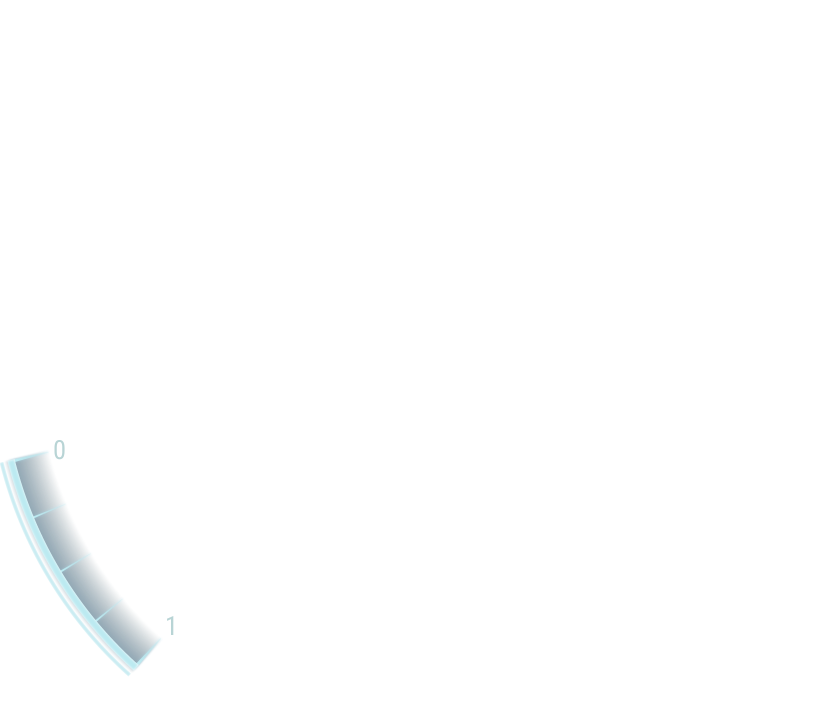
#> input picture Genesis/Gauge/fuel.png, 1674 x 1440 px (shown at 1/2 size); its folder holds 5 pictures in this run
$ python genesis_swap_fuel_labels.py
#> lines starting #> are read from the running program, lines starting #| are printed output that depends on the picture; after the words box and inside, x2 and y2 are one past the last pixel; in counts of white or black regions, pixels touching at a corner belong together
#!/usr/bin/env python3
"""Меняет местами подписи «0» и «1» на шкале топлива (скин Genesis).

На арте дизайнера у начала полосы нарисована «0», у конца — «1». Вместе с
переворотом логики стрелки (`fuelReverse: true` в GenesisSkin.qml) это даёт
нужное чтение шкалы: пустой бак — на «0», полный — на «1».

Скрипт берёт исходник дизайнера `Genesis/Gauge/fuel.png`, вырезает оба знака и
вставляет их навстречу друг другу (по центрам), результат пишет в
`Dashboard/images/genesis/scale_fuel.png`. Исходник не меняется, поэтому скрипт
идемпотентен: сколько раз ни запускай — файл получится один и тот же.

Вернуть исходные подписи: скопировать `Genesis/Gauge/fuel.png` поверх
`Dashboard/images/genesis/scale_fuel.png` и выключить `fuelReverse`.

    python3 tools/genesis_swap_fuel_labels.py
"""

import os
import numpy as np
from PIL import Image

HERE = os.path.dirname(os.path.abspath(__file__))
ROOT = os.path.dirname(HERE)
SRC = os.path.join(ROOT, "Genesis", "Gauge", "fuel.png")
DST = os.path.join(ROOT, "Dashboard", "images", "genesis", "scale_fuel.png")

# Прямоугольники знаков в файле (замер по альфе: у «0» 20×39, у «1» 13×38),
# взяты с полями, чтобы захватить свечение вокруг штрихов.
GLYPH_TOP = (102, 872, 138, 926)       # «0» у начала полосы
GLYPH_BOTTOM = (324, 1222, 356, 1278)  # «1» у конца полосы

ARR = None
ALPHA = None


def content_center(box):
    """Центр непрозрачного содержимого внутри прямоугольника."""
    x0, y0, x1, y1 = box
    sub = ALPHA[y0:y1, x0:x1]
    ys, xs = np.nonzero(sub > 30)
    return (x0 + (xs.min() + xs.max()) / 2, y0 + (ys.min() + ys.max()) / 2)


def cut(box):
    x0, y0, x1, y1 = box
    block = ARR[y0:y1, x0:x1].copy()
    ARR[y0:y1, x0:x1] = 0
    return block


def paste(block, center):
    """Кладёт блок так, чтобы центр его содержимого попал в center."""
    ys, xs = np.nonzero(block[:, :, 3] > 30)
    h, w = block.shape[:2]
    cx = int(round(center[0] - (xs.min() + xs.max()) / 2))
    cy = int(round(center[1] - (ys.min() + ys.max()) / 2))
    region = ARR[cy:cy + h, cx:cx + w]
    alpha = block[:, :, 3:4].astype(float) / 255.0
    region[:, :, :3] = (block[:, :, :3] * alpha
                        + region[:, :, :3] * (1 - alpha)).astype(np.uint8)
    region[:, :, 3:4] = np.maximum(region[:, :, 3:4], block[:, :, 3:4])


def main():
    global ARR, ALPHA
    ARR = np.asarray(Image.open(SRC).convert("RGBA")).copy()
#> ARR is the input picture: shape (1440, 1674, 4); mean R, G, B, A 2.4, 3.1, 3.4, 2.6
    ALPHA = ARR[:, :, 3]
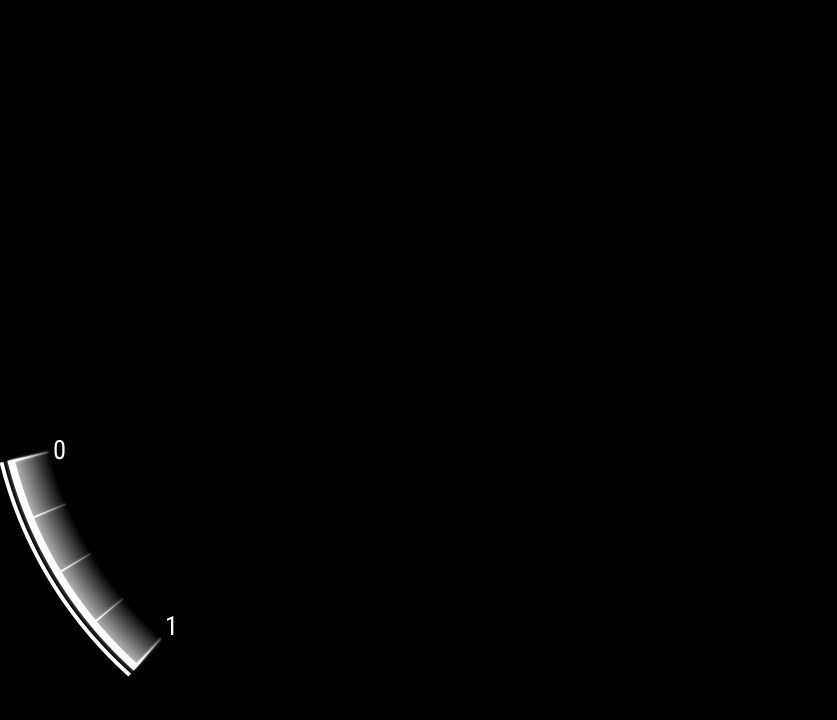
#> ALPHA: shape (1440, 1674) (shown at 1/2 size); min 0, max 255, mean 2.6

    center_top = content_center(GLYPH_TOP)
#> in content_center, `sub = ALPHA[y0:y1, x0:x1]`:
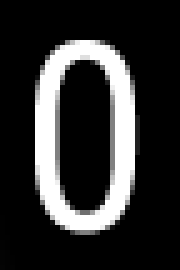
#> sub: shape (54, 36) (shown 5 times larger); min 0, max 255, mean 48.7
#> in content_center, `ys, xs = np.nonzero(sub > 30)`: ys = 434 values from 8 to 46; xs = 434 values, max 27 at index 179, min 7 at index 97, mean 16.75
#> center_top = (119, 899)
    center_bottom = content_center(GLYPH_BOTTOM)
#> call 2 of content_center, with box = (324, 1222, 356, 1278)
#> in content_center (call 2), `sub = ALPHA[y0:y1, x0:x1]`:
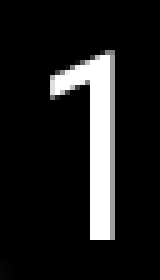
#> sub: shape (56, 32) (shown 5 times larger); min 0, max 255, mean 29.2
#> in content_center (call 2), `ys, xs = np.nonzero(sub > 30)`: ys = 229 values from 10 to 47; xs = 229 values, max 22 at index 2, min 10 at index 36, mean 18.84
#> center_bottom = (340, 1250.5)

    block_top = cut(GLYPH_TOP)
#> in cut, `block = ARR[y0:y1, x0:x1].copy()`:
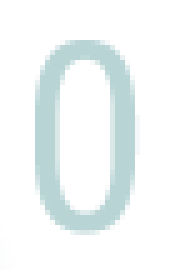
#> block: shape (54, 36, 4) (shown 5 times larger); mean R, G, B, A 42.3, 49.1, 49.5, 48.7; transparent parts drawn white
#> in cut, `ARR[y0:y1, x0:x1] = 0`: ARR: shape (1440, 1674, 4); 0.02% of pixels changed, all inside (x1, y1, x2, y2) = (102, 880, 130, 926)
    block_bottom = cut(GLYPH_BOTTOM)
#> call 2 of cut, with box = (324, 1222, 356, 1278)
#> in cut (call 2), `block = ARR[y0:y1, x0:x1].copy()`:
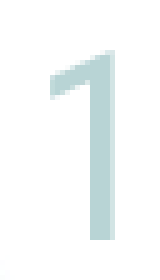
#> block: shape (56, 32, 4) (shown 5 times larger); mean R, G, B, A 25.3, 29.3, 29.7, 29.2; transparent parts drawn white
#> in cut (call 2), `ARR[y0:y1, x0:x1] = 0`: ARR: shape (1440, 1674, 4); mean R, G, B, A 2.4, 3, 3.3, 2.5

    paste(block_bottom, center_top)      # «1» — на место «0»
#> in paste, `ys, xs = np.nonzero(block[:, :, 3] > 30)`: ys = 229 values from 10 to 47
#> in paste, `cx = int(round(center[0] - (xs.min() + xs.max()) / 2))`: cx = 103
#> in paste, `cy = int(round(center[1] - (ys.min() + ys.max()) / 2))`: cy = 870
#> in paste, `region = ARR[cy:cy + h, cx:cx + w]`: region: shape (56, 32, 4); every value is 0
#> in paste, `region[:, :, :3] = (block[:, :, :3] * alpha + region[:, :, :3] * (1 - ..`: region: shape (56, 32, 4); mean R, G, B, A 21, 24.2, 24.4, 0
#> in paste, `region[:, :, 3:4] = np.maximum(region[:, :, 3:4], block[:, :, 3:4])`:
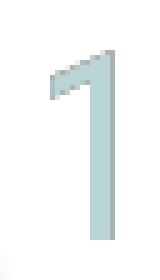
#> region: shape (56, 32, 4) (shown 5 times larger); mean R, G, B, A 21, 24.2, 24.4, 29.2; transparent parts drawn white
    paste(block_top, center_bottom)      # «0» — на место «1»
#> call 2 of paste, with center = (340, 1250.5)
#> in paste (call 2), `ys, xs = np.nonzero(block[:, :, 3] > 30)`: ys = 434 values from 8 to 46; xs = 434 values, max 27 at index 179, min 7 at index 97, mean 16.75
#> in paste (call 2), `cx = int(round(center[0] - (xs.min() + xs.max()) / 2))`: cx = 323
#> in paste (call 2), `cy = int(round(center[1] - (ys.min() + ys.max()) / 2))`: cy = 1224
#> in paste (call 2), `region[:, :, 3:4] = np.maximum(region[:, :, 3:4], block[:, :, 3:4])`:
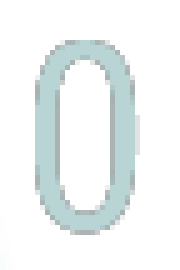
#> region: shape (54, 36, 4) (shown 5 times larger); mean R, G, B, A 35.5, 41.1, 41.3, 48.7; transparent parts drawn white

    Image.fromarray(ARR).save(DST)
    print(f"готово: {os.path.relpath(DST, ROOT)}")
    print(f"  «0» был в {tuple(round(v) for v in center_top)}, "
          f"«1» в {tuple(round(v) for v in center_bottom)} — поменяны местами")
#|   «0» был в (119, 899), «1» в (340, 1250) — поменяны местами


if __name__ == "__main__":
    main()
